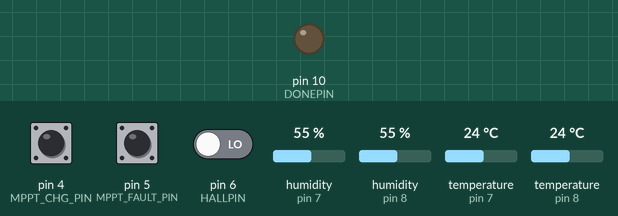
Recording of a sketch running on a simulated Arduino Uno, built for the host (arithmetic inside an expression is 32-bit, double 64-bit). On the bench: output pins drawn as LEDs (lit = HIGH). The inputs (shaded band) are chosen by the test bench; at power-on: pin 4 (MPPT_CHG_PIN) HIGH, pin 5 (MPPT_FAULT_PIN) HIGH, pin 6 (HALLPIN) LOW, humidity (sensors on pin 7, pin 8) 55 %, temperature (sensors on pin 7, pin 8) 24 °C. WiFi joins after 1.5 s; servers stay silent unless stated.

Above: at 0.1 s.
At 1.8 s:
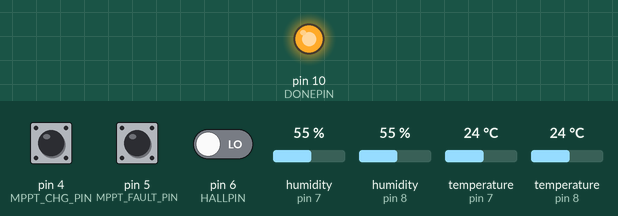
Timing chart, 0 to 3.3 s (numbered marks = the images above):
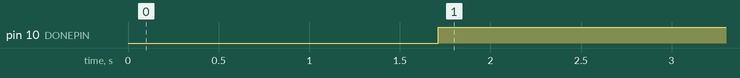

The sketch:

Coop_temperature_wifi.ino
```cpp
/**
 * Based on these examples:
 * https://create.arduino.cc/projecthub/jeffpar0721/add-wifi-to-arduino-uno-663b9e
 * http://yaab-arduino.blogspot.nl/p/wifiesp.html
 *
 * https://github.com/bportaluri/WiFiEsp and extract the Zip-file to Documents\Arduino\libraries\WiFiEsp
 */

#include <DHT.h>
#include <DHT_U.h>
#include "WiFiEsp.h"

// Emulate EspSerial on pins 2/3 if not present
#ifndef HAVE_HWEspSerial
#include "SoftwareSerial.h"
SoftwareSerial EspSerial(2, 3); // RX, TX
#endif

//****************************Constants********************
#define MPPT_CHG_PIN 4
#define MPPT_FAULT_PIN 5
#define HALLPIN 6
#define DHTPIN1 7         //short run, inside
#define DHTPIN2 8         //long run, outside

#define DONEPIN 10
#define DHTTYPE DHT22
#define SERIALBAUD 9600

//****************************Debugging********************
//#define DEBUG           //uncomment for serial messages.
#ifdef DEBUG
 #define DEBUG_PRINT(x)     Serial.print (x)
 #define DEBUG_PRINTLN(x)   Serial.println (x)
#else
 #define DEBUG_PRINT(x)
 #define DEBUG_PRINTLN(x)
#endif


DHT dht1(DHTPIN1, DHTTYPE);   //inside
DHT dht2(DHTPIN2, DHTTYPE);

//************************variables******************************
//origionally FLOAT
int hum1;   //Sensor at PIN 7
int tempF1;
//int tempC1;
//int heatIndex1;
int hum2;   //sensor at PIN 8
int tempF2;
//int tempC2;
//int heatIndex2;

int batteryStatus;
//  1 = Not Charging - Standby or shutdown mode
//  2 = Bad Battery Fault (Precondition Timeout/EOC failure)
//  3 = Normal Charging at C/10 or Greater
//  4 = NTC FAULT (Pause)
int lockClosed; //

//*****************************NETWORK INFO*****************************
char ssid[] = "YOUR NETWORK ID HERE";           // your network SSID (name)
char pass[] = "YOUR NETWORK PASSWORD HERE";        // your network password (change it)
int status = WL_IDLE_STATUS;     // the Wifi radio's status

WiFiEspClient client;

char server[] = "192.168.0.100";
char sensor1Data[40];
char sensor2Data[40];
char lockData[15];
char batteryData[12];
char yourData[150];
char api_key[] = "api_key=YOUR API KEY HERE";


void setup() {

  //**********************************Set pins***********************
  pinMode(DONEPIN, OUTPUT);  //Power Timer Done Pin
  pinMode(MPPT_CHG_PIN, INPUT_PULLUP);
  pinMode(MPPT_FAULT_PIN, INPUT_PULLUP);
  pinMode(HALLPIN, INPUT);

  // initialize serial for debugging
  Serial.begin(SERIALBAUD);

  connectWifi();

  // initialize DHT library
  dht1.begin();
  dht2.begin();


  //Display Wifi and network information
  DEBUG_PRINTLN();
  //printCurrentNet();
  //printWifiData();


}

void loop()
{
  checkDoorLock();
  //printLockStatus();
  getSensorData();    //Reads two DHT sensors, prints data to Serial
  getBatteryData();
  postData();         //sends data in header of HTTP POST request
  sleep();
  delay(8000);     //10 second delay for debugging without sleep.
}


void connectWifi(){
  // initialize serial for ESP module
  EspSerial.begin(SERIALBAUD);
  // initialize ESP module
  WiFi.init(&EspSerial);

  // check for the presence of the shield
  if (WiFi.status() == WL_NO_SHIELD) {
    DEBUG_PRINTLN("WiFi shield not present");
    // don't continue
    while (true);
  }

  // attempt to connect to WiFi network
  while ( status != WL_CONNECTED) {
    DEBUG_PRINT("Attempting to connect to WPA SSID: ");
    DEBUG_PRINTLN(ssid);
    // Connect to WPA/WPA2 network
    status = WiFi.begin(ssid, pass);
  }

  // you're connected now, so print out the data
  DEBUG_PRINTLN("You're connected to the network");
}

void getSensorData (){  //Read sensor data from DHT22, convert to Deg F and print to serial.
  //read data and store it to variables hum and temp
  hum1 = round(dht1.readHumidity());
  tempF1 = round(dht1.readTemperature(true));  //Passing true to readTemperature converts to Deg F   https://forum.arduino.cc/index.php?topic=171299.0
  //tempC1 = round(dht1.readTemperature());    //read in celsius
  //heatIndex1 = round(dht1.computeHeatIndex(tempF1, hum1, true)); //pass true if temp is in Deg F

  hum2 = round(dht2.readHumidity());
  tempF2 = round(dht2.readTemperature(true));  //Passing true to readTemperature converts to Deg F   https://forum.arduino.cc/index.php?topic=171299.0
  //tempC2 = round(dht2.readTemperature());    //read in celsius
  //heatIndex2 = round(dht2.computeHeatIndex(tempF2, hum2, true)); //pass true if temp is in Deg F

  //Bad Float data from DHT cast to int = 0. Humidity should never be 0, so recheck if so.
  if (hum1 == 0) {
    for (int i=0; i < 4; i++){
      DEBUG_PRINTLN("sensor 1 trying again.");
      delay(2000);
      hum1 = round(dht1.readHumidity());
      tempF1 = round(dht1.readTemperature(true));
      if (hum1 != 0) {
        break;
      }
    }
  }
  if (hum2 == 0) {
    for (int i=0; i < 4; i++){
      DEBUG_PRINTLN("sensor 2 trying again.");
      delay(2000);
      hum2 = round(dht2.readHumidity());
      tempF2 = round(dht2.readTemperature(true));
      if (hum2 != 0) {
        break;
      }
    }
  }

  //print_data_srl(hum1, tempF1);     //For troubleshooting
  //print_data_srl(hum2, tempF2);

  sprintf(sensor1Data, "humidity_1=%d&tempF_1=%d", hum1, tempF1);
  sprintf(sensor2Data, "humidity_2=%d&tempF_2=%d", hum2, tempF2);

}

void getBatteryData() {
  if (digitalRead(MPPT_CHG_PIN) == HIGH) {
    if (digitalRead(MPPT_FAULT_PIN) == HIGH) {
      batteryStatus = 1;
    } else if (digitalRead(MPPT_FAULT_PIN) == LOW) {
      batteryStatus = 2;
    }
  } else if (digitalRead(MPPT_CHG_PIN) == LOW) {
    if (digitalRead(MPPT_FAULT_PIN) == HIGH) {
      batteryStatus = 3;
    } else if (digitalRead(MPPT_FAULT_PIN) == LOW) {
      batteryStatus = 4;
    }
  } else {
    batteryStatus = 0;
  }

  sprintf(batteryData, "battery=%d", batteryStatus);

  DEBUG_PRINTLN(batteryStatus);

  //Status Pins State       OFF = HIGH!
  //CHRG | FAULT
  //-------------
  //OFF  | OFF  ~ Not Charging - Standby or shutdown mode                   1
  //OFF  | ON   ~ Bad Battery Fault (Precondition Timeout/EOC failure)      2
  //ON   | OFF  ~ Normal Charging at C/10 or Greater                        3
  //ON   | ON   ~ NTC FAULT (Pause)                                         4
}

void checkDoorLock() {

  lockClosed = digitalRead(HALLPIN);    //
  sprintf(lockData, "door_locked=%d", lockClosed);
}

void printLockStatus () {
  DEBUG_PRINTLN();
  DEBUG_PRINTLN();
  DEBUG_PRINT("The door is currently ");
  if (lockClosed == 1){
    DEBUG_PRINTLN("locked.");
  } else if (lockClosed == 0) {
    DEBUG_PRINTLN("unlocked.");
  } else {
    DEBUG_PRINTLN("Unknown.");
  }
  DEBUG_PRINTLN();
}

void print_data_srl (int hum, int temp){  //Print temp and humidity values to serial monitor
  DEBUG_PRINT("Humidity: ");                       //Using float inputs for troubleshooting
  DEBUG_PRINT(hum);
  DEBUG_PRINT(" %, Temp: ");
  DEBUG_PRINT(temp);
  DEBUG_PRINTLN(" Fahrenheit");
}

void postData() { // This method makes a HTTP connection to the server and POSTs data
  //DEBUG_PRINTLN(sensor1Data);
  //DEBUG_PRINTLN(sensor2Data);
  //DEBUG_PRINTLN(lockData);
  //DEBUG_PRINTLN();
  sprintf(yourData, "%s&%s&%s&%s&%s", api_key, sensor1Data, sensor2Data, lockData, batteryData);
  char dataLength[3];
  sprintf(dataLength, "%d", strlen(yourData));
  DEBUG_PRINTLN(yourData);
  DEBUG_PRINTLN(dataLength);

  //https://stackoverflow.com/questions/41354652/post-request-on-arduino-with-esp8266-using-wifiesp-library
  String PostHeader = "POST /test/insert_mysql.php HTTP/1.1\r\n";
  PostHeader += "Host: 192.168.0.100\r\n";
  PostHeader += "User-Agent: Arduino/1.0\r\n";
  PostHeader += "Connection: keep-alive\r\n"; //try keep-alive\\r\n   close\r\n
  PostHeader += "Content-Type: application/x-www-form-urlencoded;\r\n";
  PostHeader += "Content-Length: ";
  PostHeader += dataLength;
  PostHeader += "\r\n\r\n";
  PostHeader += yourData;

  // If there's a successful connection, send the HTTP POST request
  if (client.connect(server, 80)) {
    DEBUG_PRINTLN("connecting...");
    DEBUG_PRINTLN(PostHeader);
    client.println(PostHeader);
    client.stop();

  }
  else {
    // If you couldn't make a connection:
    if (client.available()) {
      char c = client.read();
      DEBUG_PRINT("Client.read is: ");
      DEBUG_PRINT(c);
      }
    DEBUG_PRINTLN("Connection failed");
    DEBUG_PRINTLN("Disconnecting.");
    client.stop();
  }
}

void printWifiData() {
  // print your WiFi shield's IP address
  IPAddress ip = WiFi.localIP();
  DEBUG_PRINT("IP Address: ");
  DEBUG_PRINTLN(ip);

  // print your MAC address
  byte mac[6];
  WiFi.macAddress(mac);
  char buf[20];
  sprintf(buf, "%02X:%02X:%02X:%02X:%02X:%02X", mac[5], mac[4], mac[3], mac[2], mac[1], mac[0]);
  DEBUG_PRINT("MAC address: ");
  DEBUG_PRINTLN(buf);
}

void printCurrentNet() {
  // print the SSID of the network you're attached to
  DEBUG_PRINT("SSID: ");
  DEBUG_PRINTLN(WiFi.SSID());

  // print the MAC address of the router you're attached to
  byte bssid[6];
  WiFi.BSSID(bssid);
  char buf[20];
  sprintf(buf, "%02X:%02X:%02X:%02X:%02X:%02X", bssid[5], bssid[4], bssid[3], bssid[2], bssid[1], bssid[0]);
  DEBUG_PRINT("BSSID: ");
  DEBUG_PRINTLN(buf);

  // print the received signal strength
  long rssi = WiFi.RSSI();
  DEBUG_PRINT("Signal strength (RSSI): ");
  DEBUG_PRINTLN(rssi);
}


void sleep (){    //Sends pulse to nano power timer

  digitalWrite(DONEPIN,LOW);
  digitalWrite(DONEPIN,HIGH);
  DEBUG_PRINTLN("Restarting loop in 5 seconds");
  delay(5000);

}
```

Measured:
- by itself, pin 10 (DONEPIN): LOW → HIGH at 1.7 s
